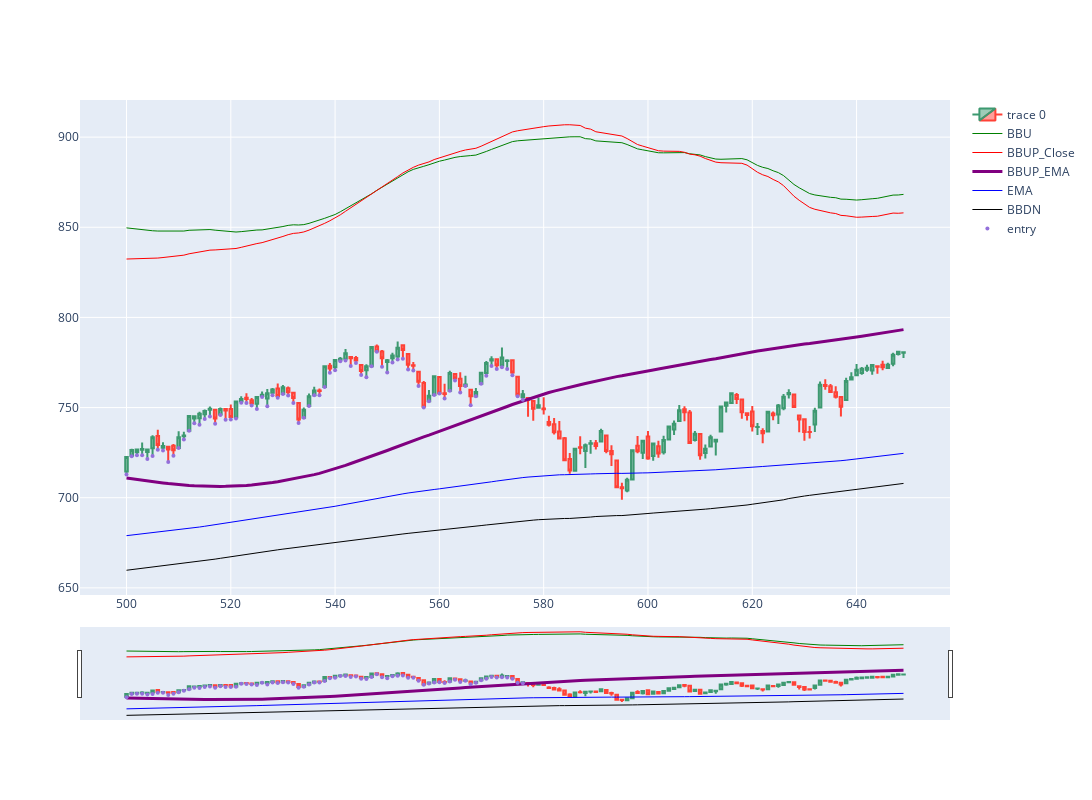

This figure's notebook cell:
### Code cell
import plotly.graph_objects as go
from plotly.subplots import make_subplots
from datetime import datetime
st=500
dfpl = df[st:st+150]
# Create a plot with 2 rows
fig = make_subplots(rows=1, cols=1)

# Add candlestick plot on the first row
fig.add_trace(go.Candlestick(x=dfpl.index,
                             open=dfpl['Open'],
                             high=dfpl['High'],
                             low=dfpl['Low'],
                             close=dfpl['Close']),
              row=1, col=1)

fig.add_trace(go.Scatter(x=dfpl.index, y=dfpl['BBU_200_4.0'],
                         line=dict(color='green', width=1),
                         name="BBU"),
              row=1, col=1)

fig.add_trace(go.Scatter(x=dfpl.index, y=dfpl['BBUP_Close'],
                         line=dict(color='red', width=1),
                         name="BBUP_Close"),
              row=1, col=1)

fig.add_trace(go.Scatter(x=dfpl.index, y=dfpl['BBUP_EMA'],
                         line=dict(color='purple', width=3),
                         name="BBUP_EMA"),
              row=1, col=1)

fig.add_trace(go.Scatter(x=dfpl.index, y=dfpl['EMA'],
                         line=dict(color='blue', width=1),
                         name="EMA"),
              row=1, col=1)

fig.add_trace(go.Scatter(x=dfpl.index, y=dfpl['BBDN'],
                         line=dict(color='black', width=1),
                         name="BBDN"),
              row=1, col=1)

# Add markers for trade entry points on the same subplot
fig.add_trace(go.Scatter(x=dfpl.index, y=dfpl['pointpos'], mode="markers",
                         marker=dict(size=4, color="MediumPurple"),
                         name="entry"),
              row=1, col=1)

fig.update_layout(width=1200, height=800, sliders=[])
fig.show()

### Figure 1 — Plotly figure (JSON) as saved in the notebook; plotly's stock layout.template omitted (floating-point values rounded to 4 significant figures; data arrays with more than 128 entries replaced by an {"elided": "..."} marker saying what was removed)
{"data": [{"close": {"elided": "150 float values"}, "high": {"elided": "150 float values"}, "low": {"elided": "150 float values"}, "open": {"elided": "150 float values"}, "type": "candlestick", "x": {"elided": "150 int values"}, "xaxis": "x", "yaxis": "y"}, {"line": {"color": "green", "width": 1}, "name": "BBU", "type": "scatter", "x": {"elided": "150 int values"}, "xaxis": "x", "y": {"elided": "150 float values"}, "yaxis": "y"}, {"line": {"color": "red", "width": 1}, "name": "BBUP_Close", "type": "scatter", "x": {"elided": "150 int values"}, "xaxis": "x", "y": {"elided": "150 float values"}, "yaxis": "y"}, {"line": {"color": "purple", "width": 3}, "name": "BBUP_EMA", "type": "scatter", "x": {"elided": "150 int values"}, "xaxis": "x", "y": {"elided": "150 float values"}, "yaxis": "y"}, {"line": {"color": "blue", "width": 1}, "name": "EMA", "type": "scatter", "x": {"elided": "150 int values"}, "xaxis": "x", "y": {"elided": "150 float values"}, "yaxis": "y"}, {"line": {"color": "black", "width": 1}, "name": "BBDN", "type": "scatter", "x": {"elided": "150 int values"}, "xaxis": "x", "y": {"elided": "150 float values"}, "yaxis": "y"}, {"marker": {"color": "MediumPurple", "size": 4}, "mode": "markers", "name": "entry", "type": "scatter", "x": {"elided": "150 int values"}, "xaxis": "x", "y": {"elided": "150 float values"}, "yaxis": "y"}], "layout": {"height": 800, "width": 1200, "xaxis": {"anchor": "y", "autorange": true, "domain": [0, 1], "range": [491.1, 657.9], "rangeslider": {"autorange": true, "range": [491.1, 657.9], "yaxis": {"_template": null, "rangemode": "match"}}, "type": "linear"}, "yaxis": {"anchor": "x", "autorange": true, "domain": [0, 1], "range": [646.0, 920.6], "type": "linear"}}}
